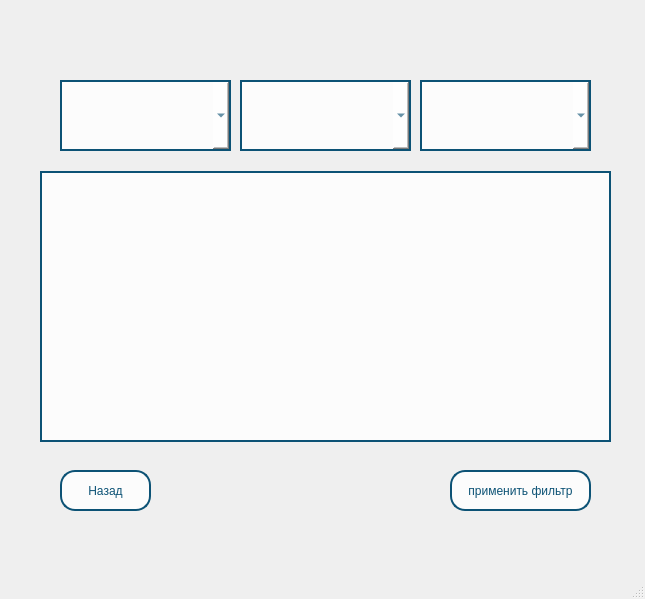
<?xml version="1.0" encoding="UTF-8"?>
<ui version="4.0">
 <class>MainWindow</class>
 <widget class="QMainWindow" name="MainWindow">
  <property name="geometry">
   <rect>
    <x>0</x>
    <y>0</y>
    <width>645</width>
    <height>599</height>
   </rect>
  </property>
  <property name="windowTitle">
   <string>MainWindow</string>
  </property>
  <widget class="QWidget" name="centralwidget">
   <widget class="QTableWidget" name="table">
    <property name="geometry">
     <rect>
      <x>40</x>
      <y>171</y>
      <width>571</width>
      <height>271</height>
     </rect>
    </property>
    <property name="styleSheet">
     <string notr="true">
border: 2px solid rgba(12, 82, 117, 255);
background-color: rgba(255, 255, 255, 200);
color: rgba(12, 82, 117, 255);
</string>
    </property>
   </widget>
   <widget class="QComboBox" name="professionBox">
    <property name="geometry">
     <rect>
      <x>60</x>
      <y>80</y>
      <width>171</width>
      <height>71</height>
     </rect>
    </property>
    <property name="styleSheet">
     <string notr="true">
padding: 10px;
border: 2px solid rgba(12, 82, 117, 255);
background-color: rgba(255, 255, 255, 200);
color: rgba(12, 82, 117, 255);
</string>
    </property>
   </widget>
   <widget class="QComboBox" name="countryBox">
    <property name="geometry">
     <rect>
      <x>240</x>
      <y>80</y>
      <width>171</width>
      <height>71</height>
     </rect>
    </property>
    <property name="styleSheet">
     <string notr="true">
padding: 10px;
border: 2px solid rgba(12, 82, 117, 255);
background-color: rgba(255, 255, 255, 200);
color: rgba(12, 82, 117, 255);
</string>
    </property>
   </widget>
   <widget class="QComboBox" name="cityBox">
    <property name="geometry">
     <rect>
      <x>420</x>
      <y>80</y>
      <width>171</width>
      <height>71</height>
     </rect>
    </property>
    <property name="styleSheet">
     <string notr="true">
padding: 10px;
border: 2px solid rgba(12, 82, 117, 255);
background-color: rgba(255, 255, 255, 200);
color: rgba(12, 82, 117, 255);
</string>
    </property>
   </widget>
   <widget class="QPushButton" name="backButton">
    <property name="geometry">
     <rect>
      <x>60</x>
      <y>470</y>
      <width>91</width>
      <height>41</height>
     </rect>
    </property>
    <property name="styleSheet">
     <string notr="true">QPushButton{
border-radius: 15px;
padding: 10px;
border: 2px solid rgba(12, 82, 117, 255);
background-color: rgba(255, 255, 255, 200);
color: rgba(12, 82, 117, 255);
}

QPushButton:hover{
background-color: rgba(110, 190, 230, 200);
}
QPushButton:pressed{
background-color: rgba(90, 176, 219, 200);
}</string>
    </property>
    <property name="text">
     <string>Назад</string>
    </property>
   </widget>
   <widget class="QPushButton" name="filterButton">
    <property name="geometry">
     <rect>
      <x>450</x>
      <y>470</y>
      <width>141</width>
      <height>41</height>
     </rect>
    </property>
    <property name="styleSheet">
     <string notr="true">QPushButton{
border-radius: 15px;
padding: 10px;
border: 2px solid rgba(12, 82, 117, 255);
background-color: rgba(255, 255, 255, 200);
color: rgba(12, 82, 117, 255);
}

QPushButton:hover{
background-color: rgba(110, 190, 230, 200);
}
QPushButton:pressed{
background-color: rgba(90, 176, 219, 200);
}</string>
    </property>
    <property name="text">
     <string>применить фильтр</string>
    </property>
   </widget>
  </widget>
  <widget class="QMenuBar" name="menubar">
   <property name="geometry">
    <rect>
     <x>0</x>
     <y>0</y>
     <width>645</width>
     <height>23</height>
    </rect>
   </property>
  </widget>
  <widget class="QStatusBar" name="statusbar"/>
 </widget>
 <resources/>
 <connections/>
</ui>
